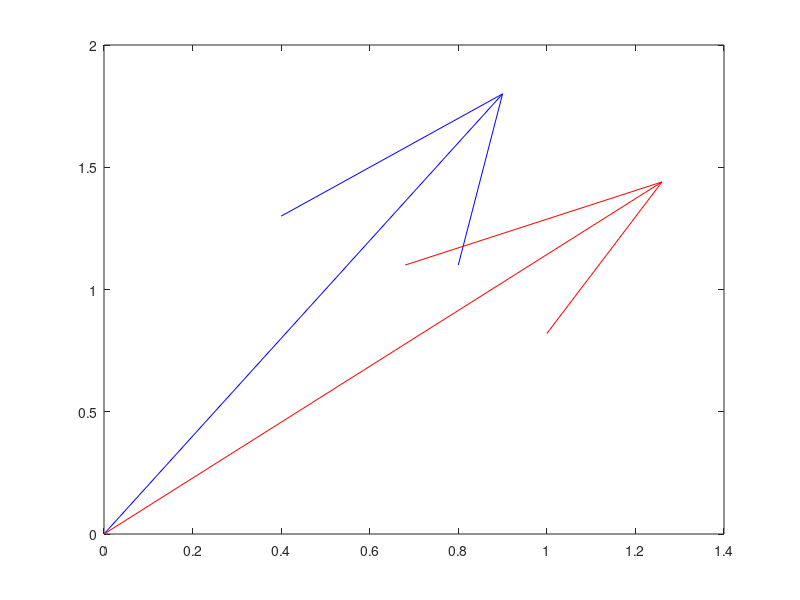

Write MATLAB code to recreate this figure.
%% ncm 7.18

% [x' , y' , theta' , v'] = [ v*cos(theta) , v*sin(theta) , -g/v * cos(theta) , -D/m -g*sin(theta)]

% D = cps/2 * ((x' - w(t))^2 + y'^2)

% w = 0;
% w = 10;

% w = -10 for even t, otherwise 0.
% if mod(floor(2),2) == 0
% 	w = -10;
% else
% 	w=0;

% w = 10*randn

% use event detection like in the paratrooper problem.

%% Eigenvalues and vectors
% A = [4/5 , 3/10 ; 1/5 , 7/10];
% If we multiply A by some vector we get a vector of different length and direction.
% A*[1 ; 2] = [7/5 , 8/5]

x = [1;2];
A = [4/5 , 3/10 ; 1/5 , 7/10];
A*x

quiver(x(1),x(2),'b-')
quiver(0,0,x(1),x(2),'b-')
hold on
u = A*x;
quiver(0,0,u(1),u(2),'r-')
shg

u - x

x = [3/5 ; 2/5];

u = A*x

u - x

x = [1 ; -1]

u = A*x

% These last two values of x just scale x, so these vectors are eigenvectors of A.
% A*x = c*x , where c is a constant known as an eigenvalue.  Traditionally c is lambda.

% A*x - c*x = 0
% (A-c*I)*x = 0
% det(A-c*I) = 0
% This is the characteristic equation

% A = [1 , 4 ; 2 , 3];
% A - c*I = [1-c , 4 ; 2 , 3-c]
% (1-c)(3-c) - (4)(2)
% (c^2 - 4*c - 5) = 0
% (c-5)(c+1) = 0
% c = 5 , c = -1

% We have a few options to do this for large arrays:
% Power method
% Rayleigh Quotient iteration
% Inverse iteration
% QR algorithm

% we have to use one of these methods because beyond a 6x6 matrix
% there are no more equations available to locate the roots of an equation.

% The power method:
% set x as some vector
x = rand(2,1);
% repeat this operation : x = A * x;

for k = 1:200;
	x = A*x;
end

x

% Rayleigh quotient

% If x is an eigenvector of A then
% c = x^T * A * x / (x^T * x)

x' * A * x / (x' * x)

%%  eig function gives the eigenvalues

eig(A)

% To get the vectors we can call the function like this:

[V , c] = eig(A)

% V will have the vectors stored as columns and the
% diagonal elements of c are the values.

%% Suppose A is an n by n matrix with n linearly independent
% eigenvectors X1, X2, X3,..., Xn.
% letting S = [x1|x2|x3|...|xn] we have
% A = S^-1 * c * S , where c is the eigenvalues arranged as a diagonal matrix.
% A^2 = S^-1 * c * S * S^-1 * c * S;
% since S * S^-1 is the identity matrix this can be collapsed into
% A^2 = S^-1 * c^2 * S^2
% This can be generalized for all powers:
% A^n =  S^-1 * c^n * S

%% Singular value decompisition
% let A be an m*n matrix then there exists matrices U(m*m) , V(n*n) , and Sigma(m*n) (Sigma is a diagonal matrix)
% such that
% A = U*Sigma*V^T
% where the diagonal elements of Sigma are in descending order and all greater than or equal to 0.

% Alternatively we can use the outer products:
% A = sum( U_j * Sigma_j * V_j^T )
% Since Sigma is ordered by descending elements we can approximate this by just taking the largest k values since other values will be small.
